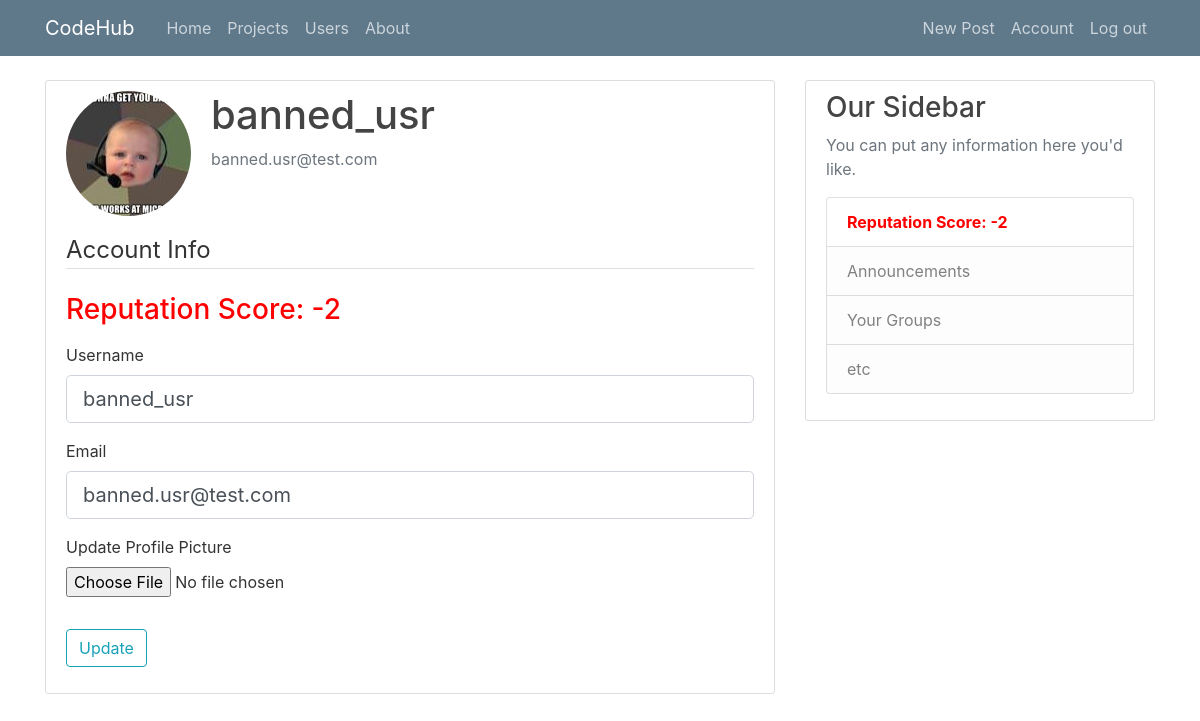
The app's page /account (signed in) with its own data.
### app/models.py (models this page shows, shortened)
class User(db.Model, UserMixin):
    id = db.Column(db.Integer, primary_key=True)                                    # Primary Key
    username = db.Column(db.String(20), unique=True, nullable=False)                # Each User will have a username, with a max(20) characters, it must be unique, and Null is not allowed!
    email = db.Column(db.String(120), unique=True, nullable=False)                  # Each User will have an email, with a max(120) characters, it must be unique, and Null is not allowed!
    image_file = db.Column(db.String(20), nullable=False, default='default.jpg')    # Each User will have a defualt profile Image, so uniqueness does not apply, since Null is not allowed!
    password = db.Column(db.String(60), nullable=False)                             # Each User will have passwords, with a max(60) characters, uniqueness does not apply, and Null is not allowed!
    posts = db.relationship('Post', backref='author', lazy=True)                    # This is linked to Posts, Lazy Evaluation is set to: True
    reputation = db.Column(db.Integer, nullable=False, default=10)                  # This has a default value of 10
    profanity = db.Column(db.Boolean, unique=False, default=False)                  # This had a default value of 0
    chance = db.Column(db.Boolean, nullable=False, default=True)                    # This has a default value of True
    blacklisted = db.Column(db.Boolean, unique=False, default=False)                # This has a default value of False
    compliments=db.Column(db.Integer, unique=False, default=0)                      # This has a default value of 0

### app/users/routes.py (the view)
@users.route('/account', methods=['GET', 'POST'])
@login_required                                                                             # login_required is part of flask-login, and like UserMixin it's really useful, this can essentially prevent IDOR! Insecure Direct Object References
def account():
    form = UpdateAccountForm()
    if form.validate_on_submit():
        if form.picture.data:
            picture_file = save_picture(form.picture.data)
            current_user.image_file = picture_file
        current_user.username = form.username.data                                          # This is a SQLAlchemy perk it allows us to take the current_user data which we get thanks to flask_login, and then overwrites it with the form data the user submits!
        current_user.email = form.email.data                                                # So over here we're overwriting the current_user email with the email the user submits in the form!
        db.session.commit()                                                                 # Commit changes in database.db
        flash('Your account has been updated!', 'success')                                  # Display success message! For anyone wondering 'success' is just a bootstrap class, it gives a green-ish hue.
        return redirect(url_for('users.account'))                                           # Redirect to account, without this line of code, the broswer on the redirect below would send multiple post requests causing some problems
    elif request.method == 'GET':
        form.username.data = current_user.username                                          # This populates the username field upon a 'GET' request
        form.email.data = current_user.email                                                # This populates the email field upon a 'GET' request
    image_file = url_for('static', filename='profile_images/' + current_user.image_file)
    return render_template('account.html', title='Account', image_file=image_file, form=form)

### app/users/forms.py (shortened to what this page needs)
class UpdateAccountForm(FlaskForm):
    username = StringField('Username', validators=[DataRequired(), Length(min=3, max=20) ])
    email = StringField('Email', validators=[DataRequired(), Email() ])
    picture = FileField('Update Profile Picture', validators=[ FileAllowed(['jpg', 'png']) ])
    submit = SubmitField('Update')

### app/models.py (called while the page is built)
@login_manager.user_loader
def laod_user(user_id):
    return User.query.get(int(user_id))                                             # getter function that helps get the user_id

### app/templates/account.html (shortened to what this page needs)
{% extends "template.html" %}
{% block content %}
    <div class="content-section">
        <div class="media">
            <img class="rounded-circle account-img" src="{{ image_file }}">
            <div class="media-body">
                <h2 class="account-heading">{{ current_user.username }}</h2>
                <p class="text-secondary">{{ current_user.email }}</p>
            </div>
        </div>
        <form method="POST" action="" enctype="multipart/form-data">
            <fieldset class="form-group">
                <legend class="border-bottom mb-4">Account Info</legend>
                <div class="form-group">
                    {% if current_user.reputation >= 30 %}
                       <h3 style="color: seagreen;">Reputation Score: {{current_user.reputation}}</h3>
                    {% elif current_user.reputation >= 0 %}
                        <h3>Reputation Score: {{current_user.reputation}}</h3>
                    {% elif current_user.reputation < 0 %}
                        <h3 style="color: red;">Reputation Score: {{current_user.reputation}}</h3>
                    {% endif %}
                </div>
                <div class="form-group">
                    {{ form.username.label(class="form-control-label") }}
                    {% if form.username.errors %}
                        {{ form.username(class="form-control form-control-lg is-invalid") }}
                        <div class="invalid-feedback">
                            {% for error in form.username.errors %}
                                <span> {{ error }} </span>
                            {% endfor %}
                        </div>
                    {% else %}
                        {{ form.username(class="form-control form-control-lg") }}
                    {% endif %}
                </div>
                <div class="form-group">
                    {{ form.email.label(class="form-control-label") }}
                    {% if form.email.errors %}
                        {{ form.email(class="form-control form-control-lg is-invalid") }}
                        <div class="invalid-feedback">
                            {% for error in form.email.errors %}
                                <span> {{ error }} </span>
                            {% endfor %}
                        </div>
                    {% else %}
                        {{ form.email(class="form-control form-control-lg") }}
                    {% endif %}
                </div>
                <div class="form-group">
                    {{ form.picture.label() }}
                    {{ form.picture(class="form-control-file") }}
                </div>
            </fieldset>
            <div class="form-group">
                {{ form.submit(class="btn btn-outline-info") }}
            </div>
        </form>
    </div>
{% endblock content %}

### app/templates/template.html (shortened to what this page needs)
<!DOCTYPE html>
<html lang="en">
<head>
    <link rel="stylesheet" href="https://stackpath.bootstrapcdn.com/bootstrap/4.4.1/css/bootstrap.min.css">
    <link rel="stylesheet" href="{{ url_for('static', filename='main.css') }}">
</head>
<body>
    <header class="site-header">
        <nav class="navbar navbar-expand-md navbar-dark bg-steel fixed-top">
            <div class="container">
                <a class="navbar-brand mr-4" href="/">CodeHub</a>
                <div class="collapse navbar-collapse" id="navbarToggle">
                    <div class="navbar-nav mr-auto">
                        <a class="nav-item nav-link" href="{{ url_for('main.home') }}">Home</a>
                        <a class="nav-item nav-link" href="{{ url_for('main.projects') }}">Projects</a>
                        <a class="nav-item nav-link" href="{{ url_for('main.users') }}">Users</a>
                        <a class="nav-item nav-link" href="{{ url_for('main.about') }}">About</a>
                    </div>
                    <div class="navbar-nav">
                        {% if current_user.is_authenticated %}
                            <a class="nav-item nav-link" href="{{ url_for('posts.new_post') }}">New Post</a>
                            <a class="nav-item nav-link" href="{{ url_for('users.account') }}">Account</a>
                            <a class="nav-item nav-link" href="{{ url_for('users.logout') }}">Log out</a>
                        {% else %}
                            <a class="nav-item nav-link" href="{{ url_for('users.login') }}">Login</a>
                            <a class="nav-item nav-link" href="{{ url_for('users.register') }}">Register</a>
                        {% endif %}
                    </div>
                </div>
            </div>
        </nav>
    </header>
    <main role="main" class="container">
        <div class="row">
            <div class="col-md-8">
                {% block content %}{% endblock %}
            </div>
            <div class="col-md-4">
                <div class="content-section">
                    <h3>Our Sidebar</h3>
                    <p class='text-muted'>You can put any information here you'd like.
                        <ul class="list-group">
                            {% if current_user.is_authenticated %}
                                {% if current_user.reputation >= 3 %}
                                    <li class="list-group-item list-group-item">Reputation Score: {{ current_user.reputation }}</li>
                                {% elif current_user.reputation == 2 %}
                                    <li class="list-group-item list-group-item" style="color: orange;">Reputation Score: {{ current_user.reputation }}</li>
                                {% elif current_user.reputation == 1 %}
                                    <li class="list-group-item list-group-item" style="color: orangered;">Reputation Score: {{ current_user.reputation }}</li>
                                {% elif current_user.reputation == 0 %}
                                    <li class="list-group-item list-group-item" style="color: red;">Reputation Score: {{ current_user.reputation }}</li>
                                {% else %}
                                    <li class="list-group-item list-group-item" style="color: red;"><b>Reputation Score: {{ current_user.reputation }}</b></li>
                                {% endif %}
                            {% else %}
                                <li class="list-group-item list-group-item-light">Howdy Visitor!</li>
                            {% endif %}
                            <li class="list-group-item list-group-item-light">Announcements</li>
                            <li class="list-group-item list-group-item-light">Your Groups</li>
                            <li class="list-group-item list-group-item-light">etc</li>
                        </ul>
                    </p>
                </div>
            </div>
        </div>
    </main>
</body>
</html>

### app/static/main.css (style rules this page uses)
body { background: white; color: #333333; margin-top: 5rem; }
h1, h2, h3, h4, h5, h6 { color: #444444; }
.bg-steel { background-color: #5f788a; }
.site-header .navbar-nav .nav-link { color: #cbd5db; }
.content-section { background: #ffffff; padding: 10px 20px; border: 1px solid #dddddd; border-radius: 3px; margin-bottom: 20px; }
.account-img { height: 125px; width: 125px; margin-right: 20px; margin-bottom: 16px; }
.account-heading { font-size: 2.5rem; }

### records on screen
User: username "banned_usr", email "banned.usr@test.com", reputation "-2"
